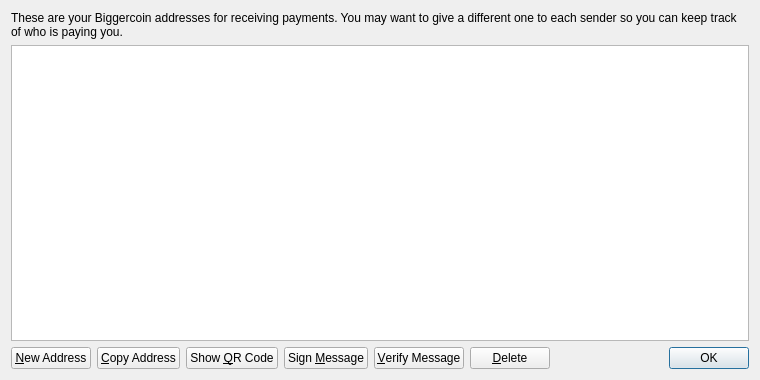
<?xml version="1.0" encoding="UTF-8"?>
<ui version="4.0">
 <class>AddressBookPage</class>
 <widget class="QWidget" name="AddressBookPage">
  <property name="geometry">
   <rect>
    <x>0</x>
    <y>0</y>
    <width>760</width>
    <height>380</height>
   </rect>
  </property>
  <property name="windowTitle">
   <string>Address Book</string>
  </property>
  <layout class="QVBoxLayout" name="verticalLayout">
   <item>
    <widget class="QLabel" name="labelExplanation">
     <property name="text">
      <string>These are your Biggercoin addresses for receiving payments. You may want to give a different one to each sender so you can keep track of who is paying you.</string>
     </property>
     <property name="textFormat">
      <enum>Qt::PlainText</enum>
     </property>
     <property name="wordWrap">
      <bool>true</bool>
     </property>
    </widget>
   </item>
   <item>
    <widget class="QTableView" name="tableView">
     <property name="contextMenuPolicy">
      <enum>Qt::CustomContextMenu</enum>
     </property>
     <property name="toolTip">
      <string>Double-click to edit address or label</string>
     </property>
     <property name="tabKeyNavigation">
      <bool>false</bool>
     </property>
     <property name="alternatingRowColors">
      <bool>true</bool>
     </property>
     <property name="selectionMode">
      <enum>QAbstractItemView::SingleSelection</enum>
     </property>
     <property name="selectionBehavior">
      <enum>QAbstractItemView::SelectRows</enum>
     </property>
     <property name="sortingEnabled">
      <bool>true</bool>
     </property>
     <attribute name="verticalHeaderVisible">
      <bool>false</bool>
     </attribute>
    </widget>
   </item>
   <item>
    <layout class="QHBoxLayout" name="horizontalLayout">
     <item>
      <widget class="QPushButton" name="newAddressButton">
       <property name="toolTip">
        <string>Create a new address</string>
       </property>
       <property name="text">
        <string>&amp;New Address</string>
       </property>
       <property name="icon">
        <iconset resource="../bitcoin.qrc">
         <normaloff>:/icons/add</normaloff>:/icons/add</iconset>
       </property>
      </widget>
     </item>
     <item>
      <widget class="QPushButton" name="copyToClipboard">
       <property name="toolTip">
        <string>Copy the currently selected address to the system clipboard</string>
       </property>
       <property name="text">
        <string>&amp;Copy Address</string>
       </property>
       <property name="icon">
        <iconset resource="../bitcoin.qrc">
         <normaloff>:/icons/editcopy</normaloff>:/icons/editcopy</iconset>
       </property>
      </widget>
     </item>
     <item>
      <widget class="QPushButton" name="showQRCode">
       <property name="text">
        <string>Show &amp;QR Code</string>
       </property>
       <property name="icon">
        <iconset resource="../bitcoin.qrc">
         <normaloff>:/icons/qrcode</normaloff>:/icons/qrcode</iconset>
       </property>
      </widget>
     </item>
     <item>
      <widget class="QPushButton" name="signMessage">
       <property name="toolTip">
        <string>Sign a message to prove you own a Biggercoin address</string>
       </property>
       <property name="text">
        <string>Sign &amp;Message</string>
       </property>
       <property name="icon">
        <iconset resource="../bitcoin.qrc">
         <normaloff>:/icons/edit</normaloff>:/icons/edit</iconset>
       </property>
      </widget>
     </item>
     <item>
      <widget class="QPushButton" name="verifyMessage">
       <property name="toolTip">
        <string>Verify a message to ensure it was signed with a specified Biggercoin address</string>
       </property>
       <property name="text">
        <string>&amp;Verify Message</string>
       </property>
       <property name="icon">
        <iconset resource="../bitcoin.qrc">
         <normaloff>:/icons/transaction_0</normaloff>:/icons/transaction_0</iconset>
       </property>
      </widget>
     </item>
     <item>
      <widget class="QPushButton" name="deleteButton">
       <property name="toolTip">
        <string>Delete the currently selected address from the list</string>
       </property>
       <property name="text">
        <string>&amp;Delete</string>
       </property>
       <property name="icon">
        <iconset resource="../bitcoin.qrc">
         <normaloff>:/icons/remove</normaloff>:/icons/remove</iconset>
       </property>
      </widget>
     </item>
     <item>
      <spacer name="horizontalSpacer">
       <property name="orientation">
        <enum>Qt::Horizontal</enum>
       </property>
       <property name="sizeHint" stdset="0">
        <size>
         <width>40</width>
         <height>20</height>
        </size>
       </property>
      </spacer>
     </item>
     <item>
      <widget class="QDialogButtonBox" name="buttonBox">
       <property name="sizePolicy">
        <sizepolicy hsizetype="Maximum" vsizetype="Fixed">
         <horstretch>0</horstretch>
         <verstretch>0</verstretch>
        </sizepolicy>
       </property>
       <property name="standardButtons">
        <set>QDialogButtonBox::Ok</set>
       </property>
      </widget>
     </item>
    </layout>
   </item>
  </layout>
 </widget>
 <resources>
  <include location="../bitcoin.qrc"/>
 </resources>
 <connections/>
</ui>
